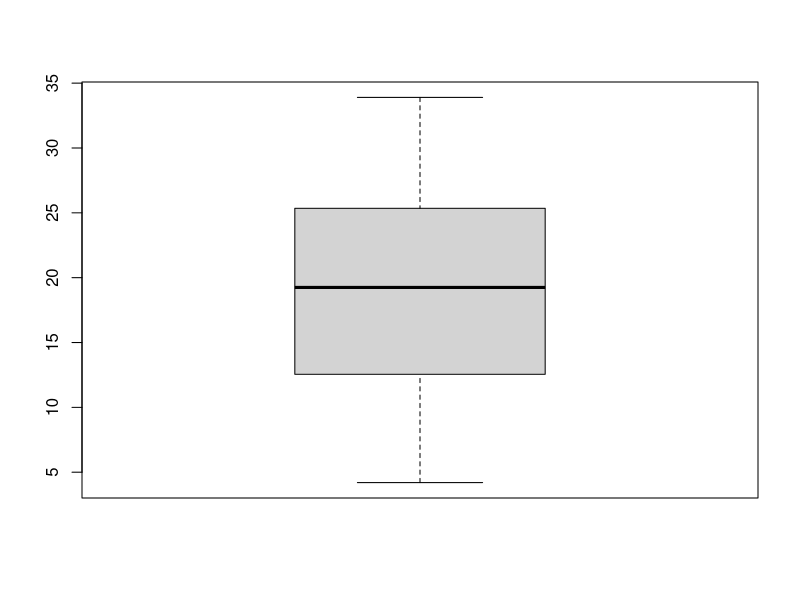
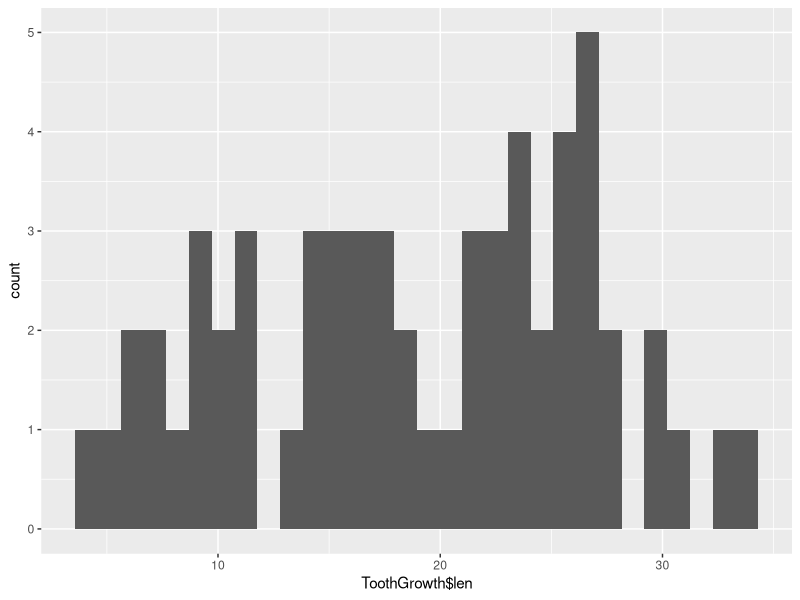
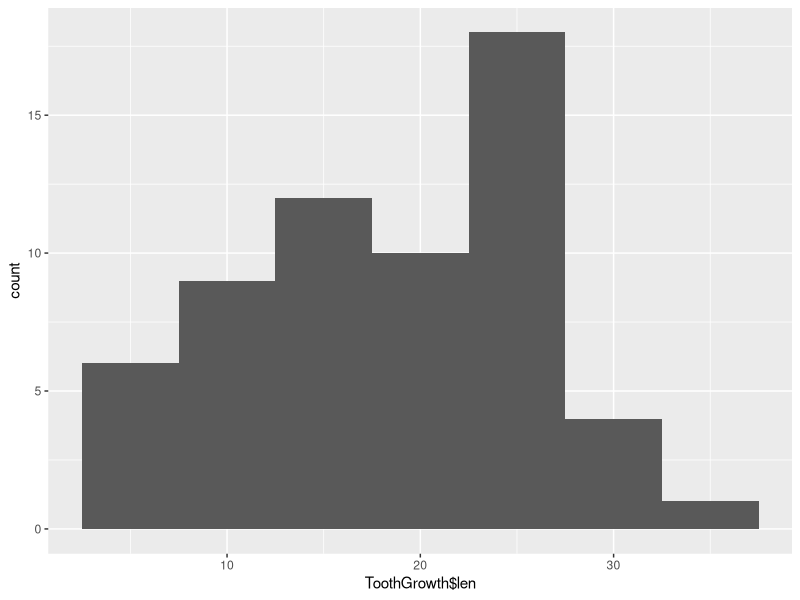
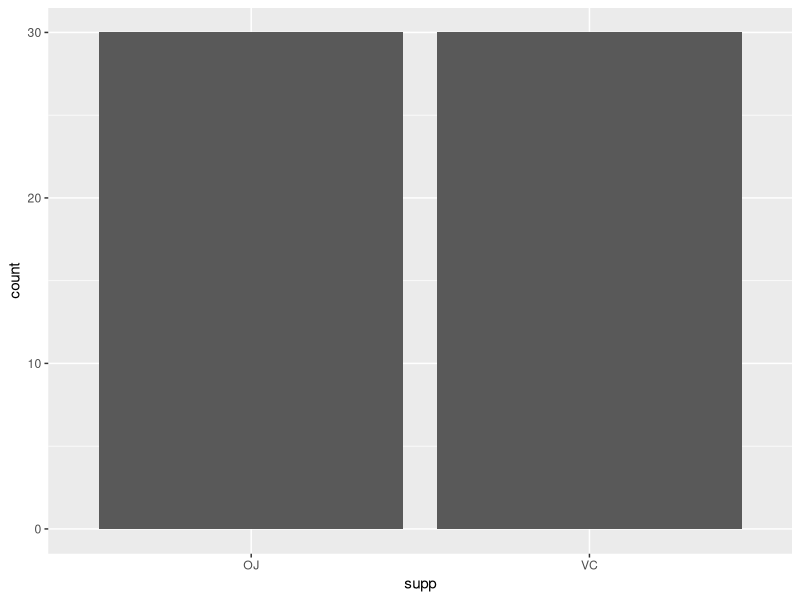
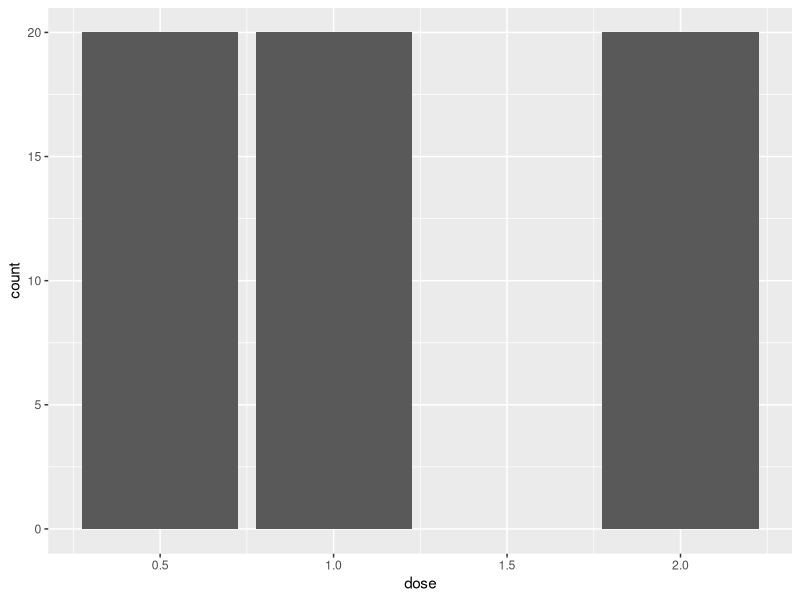
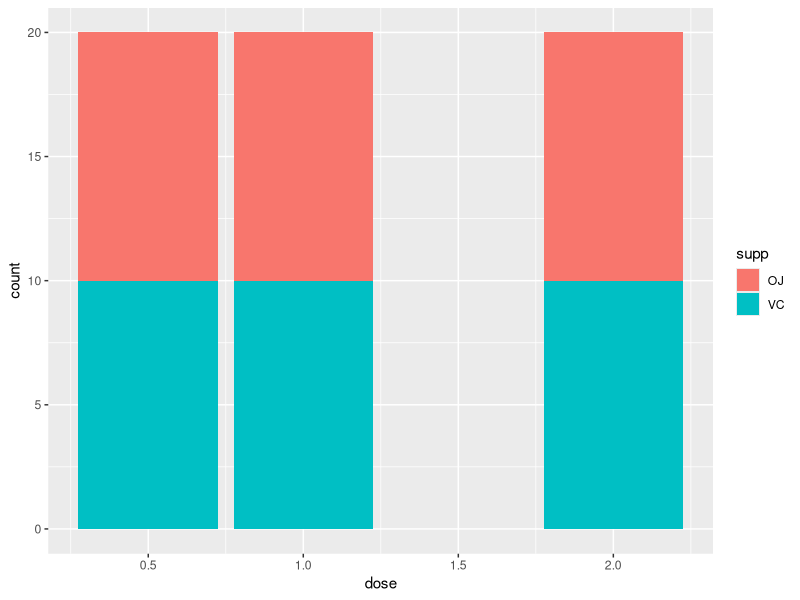
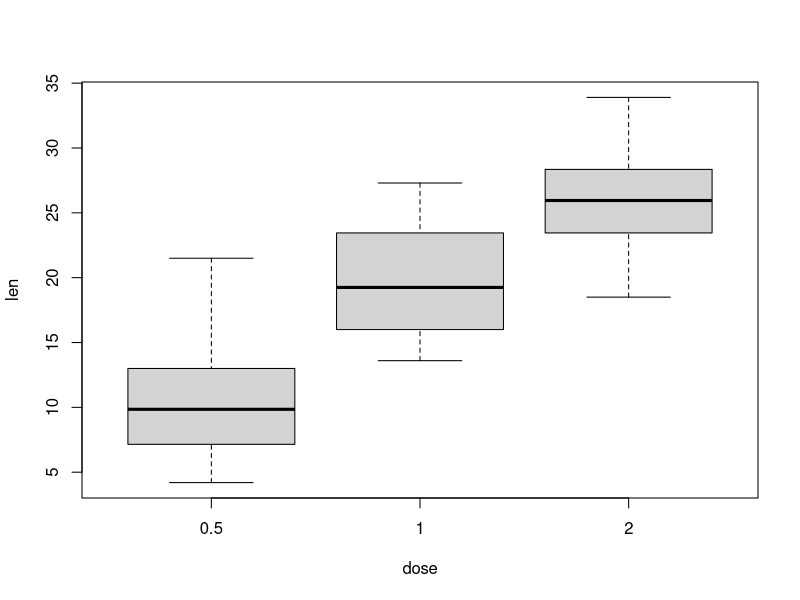
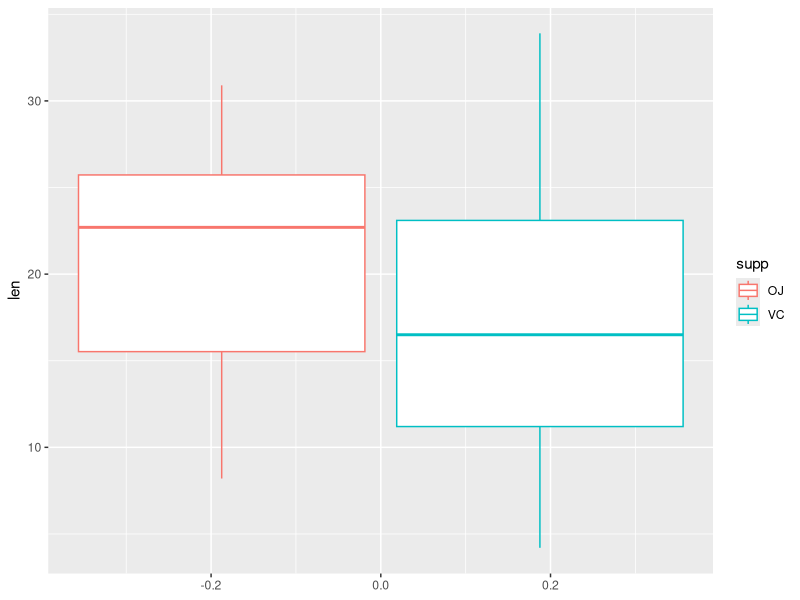

Recreate these plots in R, in order.
### Assignment Part - 1 ###

library(ggplot2)

# Load Dataset
data("ToothGrowth")

# View Data Set
View(ToothGrowth)

# Structure of Data Set
str(ToothGrowth)
help("ToothGrowth")


### Basic Summary of Data ###

# The Effect of Vitamin C on Tooth Growth in Guinea Pigs
# 60 guinea pigs - rows
## There are 3 Variables:
 # 1. Tooth Length - Numeric
 # 2. Dose in miligrams per day (3 Levels) - 0.5, 1 & 2
 # 3. Supplement Type: Vitamin C (VC) or Orange Juice (OJ)

 # 1. Tooth Length - Numeric Continuous Variable
summary(ToothGrowth$len)
boxplot(ToothGrowth$len)

ggplot(ToothGrowth,aes(x = ToothGrowth$len))+
  geom_histogram()

ggplot(ToothGrowth,aes(x = ToothGrowth$len))+
  geom_histogram(binwidth = 5)

 # 2. Supplement Type - Categorical Varibale
summary(ToothGrowth$supp)

ggplot(ToothGrowth,aes(x = supp))+
  geom_bar()

 # 3. Dose - Numerical Discrete Variable
summary(ToothGrowth$dose)

ggplot(ToothGrowth,aes(x = dose))+
  geom_bar()

  # Dose and Supp 
ggplot(ToothGrowth, aes(x=dose,fill=supp))+
  geom_bar()
  # There are 60 GPs in the data set.
  # The 3 doses are given to 20 pigs each respectively. 
  # Each dose is given either through Orange Juice or Vitamin C.

 # Length and Dose
boxplot(len ~ dose, data = ToothGrowth)



### Tooth Growth by Supp ### 
ggplot(ToothGrowth,aes(y=len, color = supp)) +
  geom_boxplot()
 # Supp received through OJ provides a higher median length of tooth than VC.

# Hypothesis Test based on difference in means
  # H0 - There's no difference in average tooth growth of GPs who received supplements through OJ and VC. (mu_OJ - mu_VC = 0)  
  # H1 - There's some difference in average tooth growth of GPs who received supplements through OJ and VC. (mu_OJ - mu_VC =! 0)
# Perform t-test
t.test(len ~ supp, data = ToothGrowth)
# Results
 # As p-value > 0.05, therefore we fail to reject null hypothesis. There is no
 # difference in average tooth growth of GPs. 




### What is the effect of dosage on the length of tooth growth when the supp is received either through VC or OJ?
boxplot(len ~ dose, data = ToothGrowth, subset = supp == "VC")
boxplot(len ~ dose, data = ToothGrowth, subset = supp == "OJ")
    # As dosage increases, the the median length also increases.
boxplot(len ~ dose:supp, data = ToothGrowth)
# From the graph we can see that there's some difference in the median length 
# of the tooth growth with respect to different dosage received through either VC or OJ. 

# The median length of tooth growth is higher when 1 mg of dose is received through OJ compared
# to 1 mg of dosage received through VC. 
 



### The effect of supp on tooth growth with a dosage of only 0.5 mg
df_d1 <- subset(ToothGrowth, dose == 0.5)
#Hypothesis Testing
  # H0: There is no difference in average tooth growth. 
  # H1: There is a difference in average tooth growth.
# Performing t-test. Difference of mean
t.test(len ~ supp,data = df_d1)
# p-value < 0.05, therefore we reject the Null Hypothesis. There is a difference in the average tooth growth
# when the supp is received with a dosage of 0.5 mg. 




### The effect of supp on tooth growth with a dosage of only 1 mg
df_d2 <- subset(ToothGrowth, dose == 1)
#Hypothesis Testing
 # H0: There is no difference in average tooth growth. 
 # H1: There is a difference in average tooth growth.
# Performing t-test. Difference of mean
t.test(len ~ supp,data = df_d2)
# p-value < 0.05, therefore we reject the Null Hypothesis. There is a difference in the average tooth growth
# when the supp is received with a dosage of 1 mg.



### The effect of supp on tooth growth with a dosage of only 2 mg
df_d3 <- subset(ToothGrowth, dose == 2)
#Hypothesis Testing
# H0: There is no difference in average tooth growth. 
# H1: There is a difference in average tooth growth.
# Performing t-test. Difference of mean
t.test(len ~ supp,data = df_d3)
# p-value > 0.05, therefore we fail to reject the Null Hypothesis. There is no difference in the average 
# tooth growth when the supp is received with a dosage of 2 mg.





